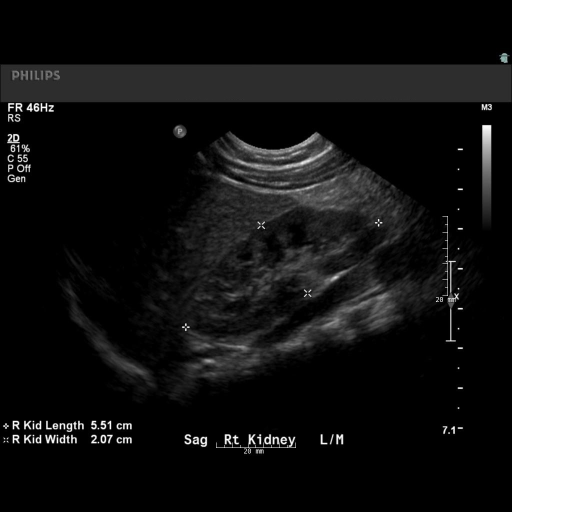
%> input picture data_example/control_R30.jpg, 1152 x 1024 px (shown at 1/2 size)
$ octave main_preprocessing.m   (GNU Octave 9; MATLAB toolbox functions it lacks are replaced by stand-ins)
%> lines starting %> are read from the running program, lines starting %| are printed output that depends on the picture
%% Data augmentation based on kidney shape registration
% [8 lines of commented-out code are left out]
%%
clear;
close all;
fclose('all');
train_txt=importdata('../data_example/train_list.txt');%% import train image list
[num,~]=size(train_txt);
Wmoving = 255*ones(321,321);
Blabel=zeros(321,321);
for i=1:num
    C=train_txt(i,:);
    C1=cell2mat(C);
    space=strfind(C1,' ');
    Name1=C1(1:space-1);
    Name2=C1(space+1:end);
    Oimage=imread(['../data_example/',Name1]);
%> Oimage is the input picture: size 1024x1152x3 uint8; mean R, G, B 40.4, 40.4, 40.4
    Oimage1=imresize(Oimage,[321,361],'bilinear');
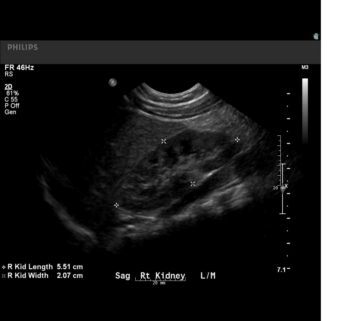
%> Oimage1: size 321x361x3 uint8; mean R, G, B 40.4, 40.4, 40.4
    Omoving = double(rgb2gray(Oimage1(:,1:321,:)));
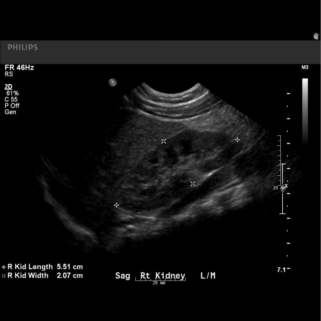
%> Omoving: size 321x321 double; min 0, max 249, mean 13.7
%> (the run ends here)
